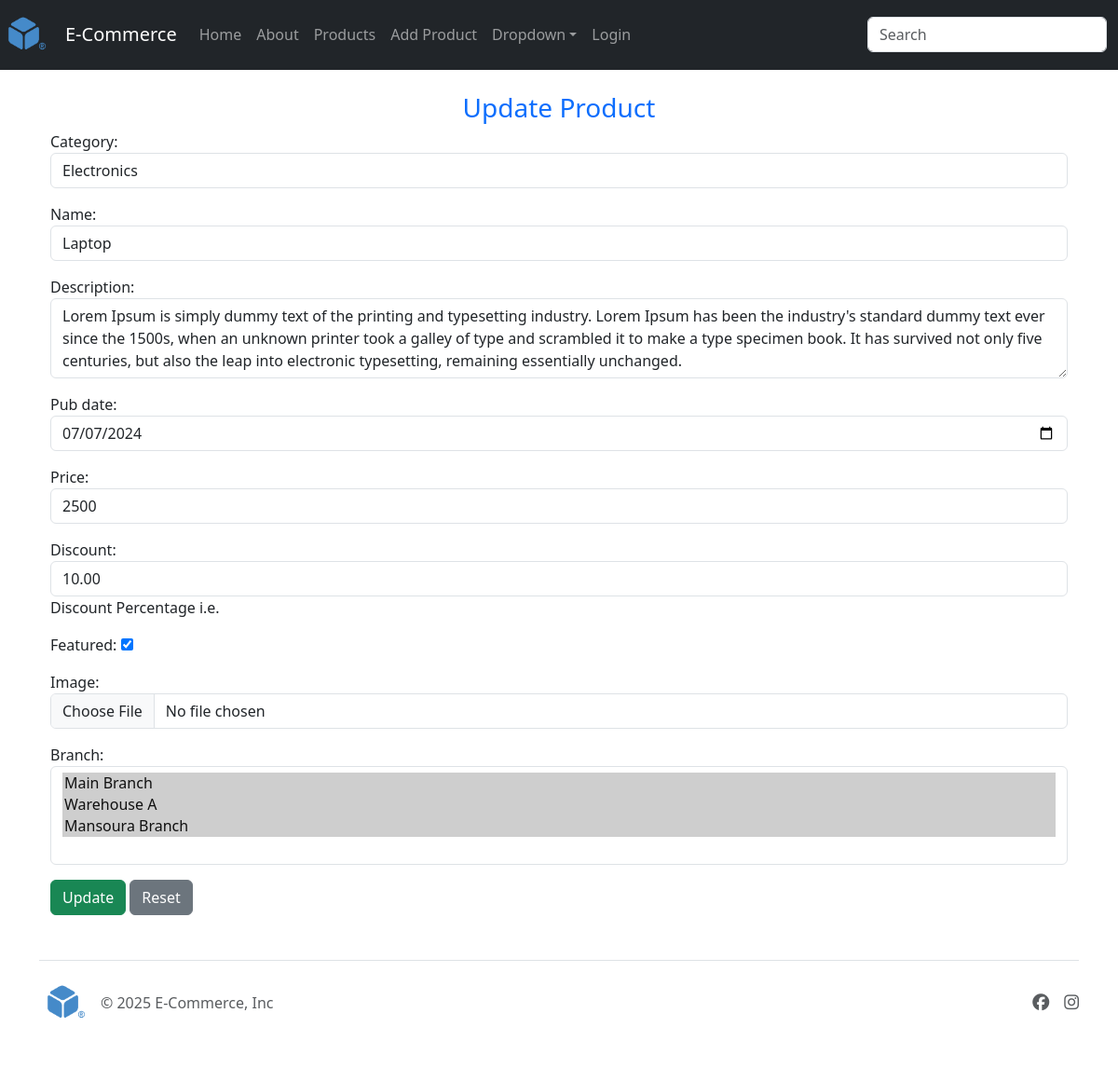
Page /products/edit/1/ on the earlier database version.
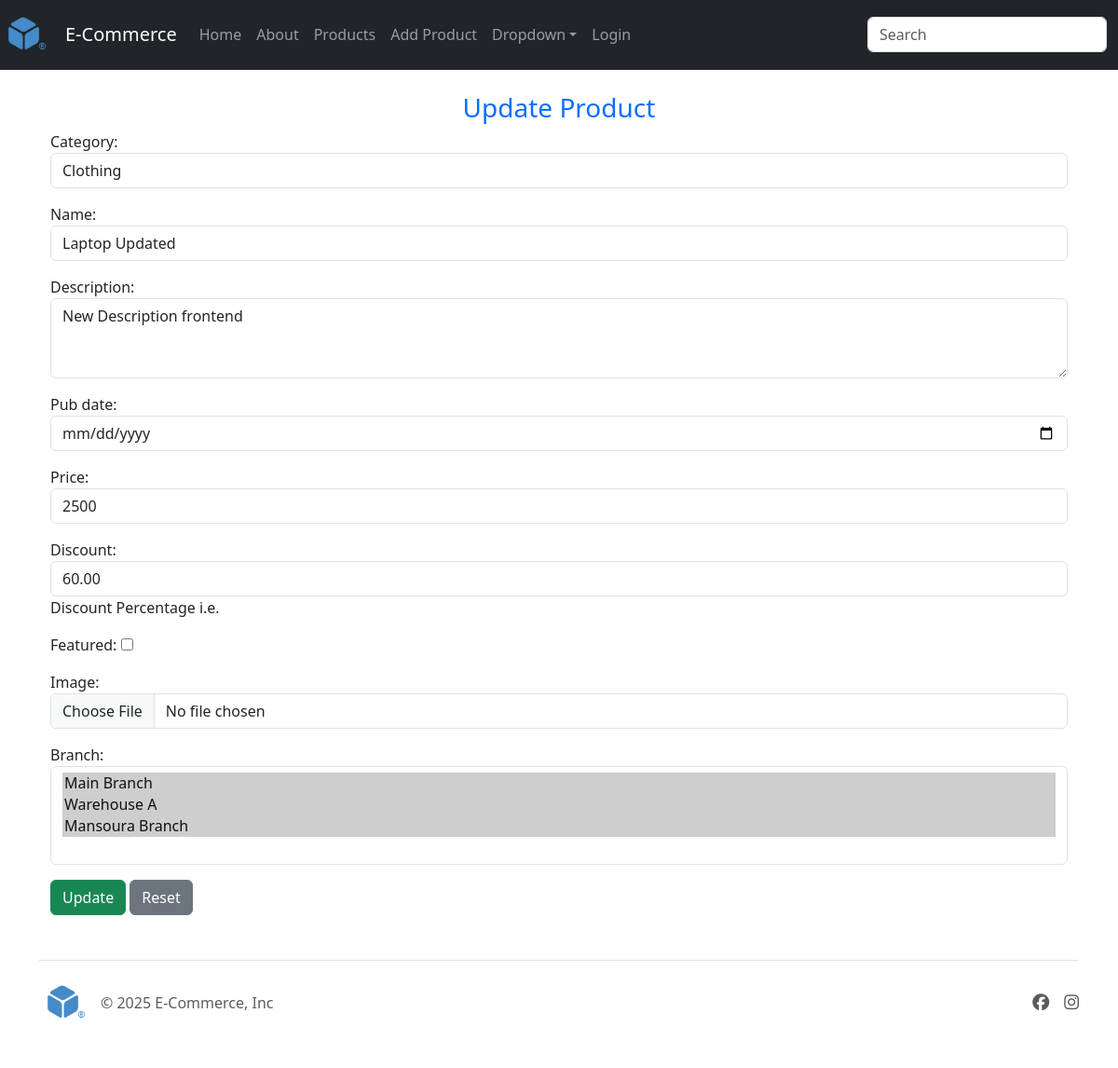
Same page on the later database version.
### store/models.py (models this page shows, shortened)
class Product(models.Model):
    category = models.ForeignKey(Category, on_delete=models.CASCADE, related_name="products")
    name = models.CharField(max_length=200)
    description = models.TextField(null=True, blank=True)
    pub_date = models.DateField(null=True, blank=True)
    price = models.PositiveIntegerField() # 1000
    discount = models.DecimalField(max_digits=5, decimal_places=2, help_text="Discount Percentage i.e.", default=0) # 10%
    featured = models.BooleanField(default=0)
    image = models.ImageField(default="default.png",upload_to="images/product_images", null=True, blank=True)
    created_at = models.DateField(auto_now_add=True, null=True)
    branch = models.ManyToManyField(Branch)
    class Meta:
        verbose_name = 'Our Products'
        verbose_name_plural = 'Our Products'

class Category(models.Model): # my_category
    name = models.CharField(max_length=200, unique=True)
    description = models.TextField(null=True, blank=True)
    icon = models.CharField(max_length=100, null=True, blank=True)
    created_at = models.DateField(auto_now_add=True)
    class Meta:
        verbose_name_plural = "Categories"
    def __str__(self):
        return self.name

class Branch(models.Model):
    name = models.CharField(max_length=200)
    location = models.CharField(max_length=200, null=True, blank=True)
    def __str__(self):
        return f"{self.name}"

### store/views.py (the view)
# urls.py: path("products/edit/<int:product_id>/", views.edit_product, name="edit_product"),
def edit_product(request, product_id):
    product = get_object_or_404(Product, id=product_id)
    if request.method == 'POST':
        form = ProductForm(request.POST, request.FILES, instance=product)
        if form.is_valid():
            form.save()
            messages.success(request, 'Product Updated Succesfully!', extra_tags='success')
            return redirect('products')
        else:
            messages.error(request, 'Error !', extra_tags='danger')
    else:
        form = ProductForm(instance=product)
        print(form)
    context = {
        'page_title': 'Edit Product',
        'form':form
    }
    return render(request, 'store/product_form.html', context)

### store/forms.py (shortened to what this page needs)
class ProductForm(forms.ModelForm):
    class Meta:
        model = Product
        fields = '__all__'
        widgets = {
            'category': forms.Select(attrs={'class':'form-control'}),
            'name' : forms.TextInput(attrs={'class':'form-control'}),
            'description' : forms.Textarea(attrs={'class':'form-control', 'rows':3}),
            'pub_date' : forms.DateInput(attrs={'class':'form-control', 'type':'date'}),
            'price' : forms.TextInput(attrs={'class':'form-control'}),
            'discount' : forms.TextInput(attrs={'class':'form-control'}),
            'featured' : forms.CheckboxInput(attrs={'class':'form-check-control'}),
            'image' : forms.FileInput(attrs={'class':'form-control'}),
            'branch' : forms.SelectMultiple(attrs={'class':'form-control'}),
        }

### templates/store/product_form.html (shortened to what this page needs)
{% extends 'layout/base.html' %}
{% block content %}
<div class="container p-4">
    <h3 class="text-primary text-center">
        {% if 'edit' in page_title|lower %} Update Product {% else %} Add New Product {% endif %}
    </h3>
    <form method="post" enctype="multipart/form-data">
        {{form.as_p}}
        <button class="btn btn-success" type="submit">
            {% if 'edit' in page_title|lower %} Update {% else %} Add {% endif %}
        </button>
        <button type="reset" class="btn btn-secondary">Reset</button>
    </form>
</div>
{% endblock content %}

Differences in the rows shown:
changed Product: category "Electronics" → "Clothing"; description "Lorem Ipsum is simply dummy text of the printing and typesetting industry. Lorem Ipsum has been the industry's standard dummy text ever since the 1500s, when an unknown printer took a galley of type and scrambled it to make a type specimen book. It has survived not only five centuries, but also the leap into electronic typesetting, remaining essentially unchanged." → "New Description frontend"; pub_date "07/07/2024" → (not shown); discount "10.00" → "60.00"; featured "☑" → "☐"
changed through a linked row, Category: name "Laptop" → "Laptop Updated"
